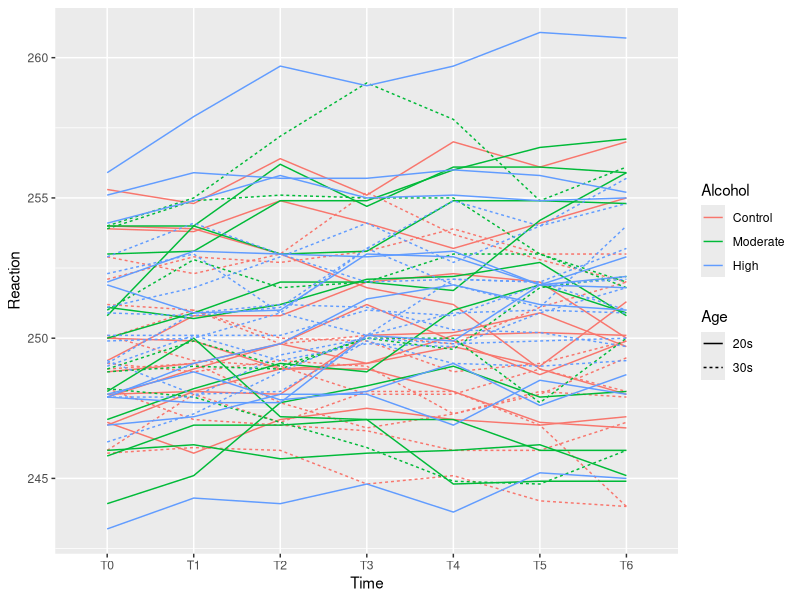
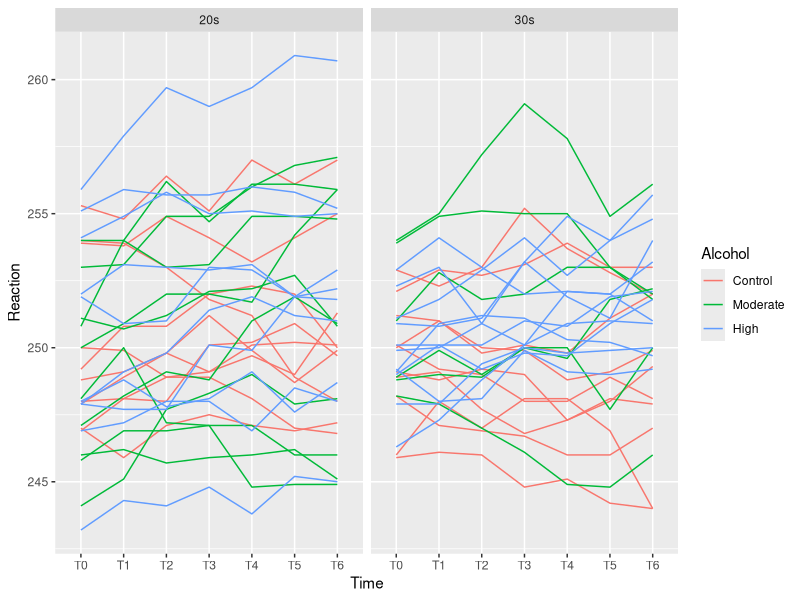
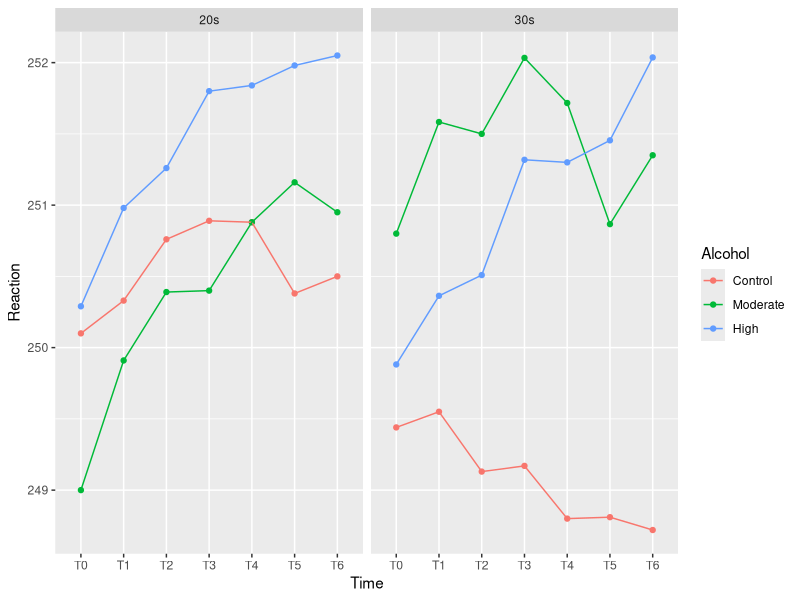

These figures' R source, in order: (Note: this script raises an error after producing the figures.)
## ---- chunk 1
knitr::opts_chunk$set(echo = TRUE)
library(tidyverse)
library(knitr)
library(emmeans)
## ---- chunk 2
alcohol <- read.csv("alcoholReaction.csv")
head(alcohol)
## ---- chunk 3
head(alcohol %>% 
       mutate(Age = case_when(Age < 31 ~ "20s",
                              Age %in% 31:40 ~ "30s")))
## ---- chunk 4
alcohol <- alcohol %>%
  mutate(Age = case_when(Age < 31 ~ "20s",
                         Age %in% 31:40 ~ "30s"))
## ---- chunk 5
alcohol.long <- alcohol %>%
  pivot_longer(c(T0, T1, T2, T3, T4, T5, T6), names_to="Time", values_to="Reaction")
## ---- chunk 6
# peek at the pivoted data structure
alcohol.long
## ---- chunk 7
alcohol.long <- alcohol.long %>%
  mutate(Subject = as.factor(Subject),
         Alcohol = factor(Alcohol, levels=c("Control", "Moderate", "High")) )
## ---- chunk 8
ggplot(alcohol.long) + 
  geom_line(aes(x=Time, y=Reaction, group=Subject, color=Alcohol, linetype=Age))
## ---- chunk 9
ggplot(alcohol.long) +
  geom_line(aes(x = Time, y = Reaction, group = Subject, color = Alcohol)) +
  facet_wrap(~Age)
## ---- chunk 10
ggplot(alcohol.long, aes(x = Time, y = Reaction, group = Alcohol, color = Alcohol)) +
  stat_summary(fun.y=mean, geom="point") +
  stat_summary(fun.y=mean, geom="line") +
  facet_wrap(~Age)
## ---- chunk 11
fit <- aov(Reaction ~ Age*Alcohol*Time + Error(Subject/Time), data=alcohol.long)
## ---- chunk 12
summary(fit)
## ---- chunk 13
fit.mc <- emmeans(fit, "trt.vs.ctrl" ~ Time|Alcohol, ref = 1)
fit.mc$contrast
plot(fit.mc$contrast)
